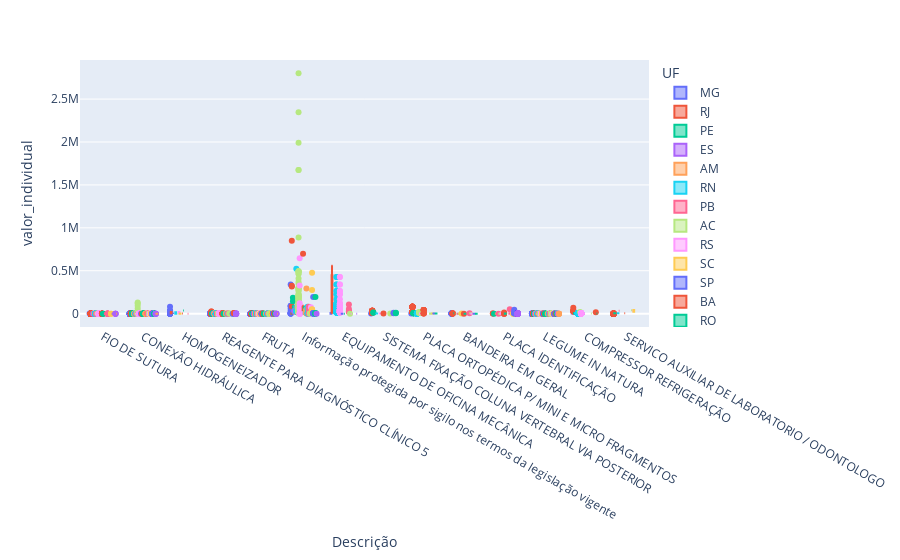

This figure's notebook cell:
### Code cell
import plotly.express as px

fig = px.box(extrato,x='Descrição',y='valor_individual',hover_name='Descrição',color='UF')
fig.show()

### Figure 1 — Plotly figure (JSON) as saved in the notebook; plotly's stock layout.template omitted (floating-point values rounded to 4 significant figures; data arrays with more than 128 entries replaced by an {"elided": "..."} marker saying what was removed)
{"data": [{"alignmentgroup": "True", "hovertemplate": "<b>%{hovertext}</b><br><br>UF=MG<br>Descrição=%{x}<br>valor_individual=%{y}<extra></extra>", "hovertext": {"elided": "2144 str values"}, "legendgroup": "MG", "marker": {"color": "#636efa"}, "name": "MG", "notched": false, "offsetgroup": "MG", "orientation": "v", "showlegend": true, "type": "box", "x": {"elided": "2144 str values"}, "x0": " ", "xaxis": "x", "y": {"elided": "2144 float values"}, "y0": " ", "yaxis": "y"}, {"alignmentgroup": "True", "hovertemplate": "<b>%{hovertext}</b><br><br>UF=RJ<br>Descrição=%{x}<br>valor_individual=%{y}<extra></extra>", "hovertext": {"elided": "4240 str values"}, "legendgroup": "RJ", "marker": {"color": "#EF553B"}, "name": "RJ", "notched": false, "offsetgroup": "RJ", "orientation": "v", "showlegend": true, "type": "box", "x": {"elided": "4240 str values"}, "x0": " ", "xaxis": "x", "y": {"elided": "4240 float values"}, "y0": " ", "yaxis": "y"}, {"alignmentgroup": "True", "hovertemplate": "<b>%{hovertext}</b><br><br>UF=PE<br>Descrição=%{x}<br>valor_individual=%{y}<extra></extra>", "hovertext": {"elided": "868 str values"}, "legendgroup": "PE", "marker": {"color": "#00cc96"}, "name": "PE", "notched": false, "offsetgroup": "PE", "orientation": "v", "showlegend": true, "type": "box", "x": {"elided": "868 str values"}, "x0": " ", "xaxis": "x", "y": {"elided": "868 float values"}, "y0": " ", "yaxis": "y"}, {"alignmentgroup": "True", "hovertemplate": "<b>%{hovertext}</b><br><br>UF=ES<br>Descrição=%{x}<br>valor_individual=%{y}<extra></extra>", "hovertext": {"elided": "180 str values"}, "legendgroup": "ES", "marker": {"color": "#ab63fa"}, "name": "ES", "notched": false, "offsetgroup": "ES", "orientation": "v", "showlegend": true, "type": "box", "x": {"elided": "180 str values"}, "x0": " ", "xaxis": "x", "y": {"elided": "180 float values"}, "y0": " ", "yaxis": "y"}, {"alignmentgroup": "True", "hovertemplate": "<b>%{hovertext}</b><br><br>UF=AM<br>Descrição=%{x}<br>valor_individual=%{y}<extra></extra>", "hovertext": {"elided": "627 str values"}, "legendgroup": "AM", "marker": {"color": "#FFA15A"}, "name": "AM", "notched": false, "offsetgroup": "AM", "orientation": "v", "showlegend": true, "type": "box", "x": {"elided": "627 str values"}, "x0": " ", "xaxis": "x", "y": {"elided": "627 float values"}, "y0": " ", "yaxis": "y"}, {"alignmentgroup": "True", "hovertemplate": "<b>%{hovertext}</b><br><br>UF=RN<br>Descrição=%{x}<br>valor_individual=%{y}<extra></extra>", "hovertext": {"elided": "2367 str values"}, "legendgroup": "RN", "marker": {"color": "#19d3f3"}, "name": "RN", "notched": false, "offsetgroup": "RN", "orientation": "v", "showlegend": true, "type": "box", "x": {"elided": "2367 str values"}, "x0": " ", "xaxis": "x", "y": {"elided": "2367 float values"}, "y0": " ", "yaxis": "y"}, {"alignmentgroup": "True", "hovertemplate": "<b>%{hovertext}</b><br><br>UF=PB<br>Descrição=%{x}<br>valor_individual=%{y}<extra></extra>", "hovertext": {"elided": "447 str values"}, "legendgroup": "PB", "marker": {"color": "#FF6692"}, "name": "PB", "notched": false, "offsetgroup": "PB", "orientation": "v", "showlegend": true, "type": "box", "x": {"elided": "447 str values"}, "x0": " ", "xaxis": "x", "y": {"elided": "447 float values"}, "y0": " ", "yaxis": "y"}, {"alignmentgroup": "True", "hovertemplate": "<b>%{hovertext}</b><br><br>UF=AC<br>Descrição=%{x}<br>valor_individual=%{y}<extra></extra>", "hovertext": {"elided": "1527 str values"}, "legendgroup": "AC", "marker": {"color": "#B6E880"}, "name": "AC", "notched": false, "offsetgroup": "AC", "orientation": "v", "showlegend": true, "type": "box", "x": {"elided": "1527 str values"}, "x0": " ", "xaxis": "x", "y": {"elided": "1527 float values"}, "y0": " ", "yaxis": "y"}, {"alignmentgroup": "True", "hovertemplate": "<b>%{hovertext}</b><br><br>UF=RS<br>Descrição=%{x}<br>valor_individual=%{y}<extra></extra>", "hovertext": {"elided": "2727 str values"}, "legendgroup": "RS", "marker": {"color": "#FF97FF"}, "name": "RS", "notched": false, "offsetgroup": "RS", "orientation": "v", "showlegend": true, "type": "box", "x": {"elided": "2727 str values"}, "x0": " ", "xaxis": "x", "y": {"elided": "2727 float values"}, "y0": " ", "yaxis": "y"}, {"alignmentgroup": "True", "hovertemplate": "<b>%{hovertext}</b><br><br>UF=SC<br>Descrição=%{x}<br>valor_individual=%{y}<extra></extra>", "hovertext": {"elided": "305 str values"}, "legendgroup": "SC", "marker": {"color": "#FECB52"}, "name": "SC", "notched": false, "offsetgroup": "SC", "orientation": "v", "showlegend": true, "type": "box", "x": {"elided": "305 str values"}, "x0": " ", "xaxis": "x", "y": {"elided": "305 float values"}, "y0": " ", "yaxis": "y"}, {"alignmentgroup": "True", "hovertemplate": "<b>%{hovertext}</b><br><br>UF=SP<br>Descrição=%{x}<br>valor_individual=%{y}<extra></extra>", "hovertext": {"elided": "218 str values"}, "legendgroup": "SP", "marker": {"color": "#636efa"}, "name": "SP", "notched": false, "offsetgroup": "SP", "orientation": "v", "showlegend": true, "type": "box", "x": {"elided": "218 str values"}, "x0": " ", "xaxis": "x", "y": {"elided": "218 float values"}, "y0": " ", "yaxis": "y"}, {"alignmentgroup": "True", "hovertemplate": "<b>%{hovertext}</b><br><br>UF=BA<br>Descrição=%{x}<br>valor_individual=%{y}<extra></extra>", "hovertext": {"elided": "637 str values"}, "legendgroup": "BA", "marker": {"color": "#EF553B"}, "name": "BA", "notched": false, "offsetgroup": "BA", "orientation": "v", "showlegend": true, "type": "box", "x": {"elided": "637 str values"}, "x0": " ", "xaxis": "x", "y": {"elided": "637 float values"}, "y0": " ", "yaxis": "y"}, {"alignmentgroup": "True", "hovertemplate": "<b>%{hovertext}</b><br><br>UF=RO<br>Descrição=%{x}<br>valor_individual=%{y}<extra></extra>", "hovertext": {"elided": "510 str values"}, "legendgroup": "RO", "marker": {"color": "#00cc96"}, "name": "RO", "notched": false, "offsetgroup": "RO", "orientation": "v", "showlegend": true, "type": "box", "x": {"elided": "510 str values"}, "x0": " ", "xaxis": "x", "y": {"elided": "510 float values"}, "y0": " ", "yaxis": "y"}, {"alignmentgroup": "True", "hovertemplate": "<b>%{hovertext}</b><br><br>UF=MA<br>Descrição=%{x}<br>valor_individual=%{y}<extra></extra>", "hovertext": ["FIO DE SUTURA", "FIO DE SUTURA", "FIO DE SUTURA", "CONEXÃO HIDRÁULICA", "CONEXÃO HIDRÁULICA", "CONEXÃO HIDRÁULICA", "CONEXÃO HIDRÁULICA", "CONEXÃO HIDRÁULICA", "CONEXÃO HIDRÁULICA", "CONEXÃO HIDRÁULICA", "CONEXÃO HIDRÁULICA", "CONEXÃO HIDRÁULICA", "CONEXÃO HIDRÁULICA", "CONEXÃO HIDRÁULICA", "CONEXÃO HIDRÁULICA", "CONEXÃO HIDRÁULICA"], "legendgroup": "MA", "marker": {"color": "#ab63fa"}, "name": "MA", "notched": false, "offsetgroup": "MA", "orientation": "v", "showlegend": true, "type": "box", "x": ["FIO DE SUTURA", "FIO DE SUTURA", "FIO DE SUTURA", "CONEXÃO HIDRÁULICA", "CONEXÃO HIDRÁULICA", "CONEXÃO HIDRÁULICA", "CONEXÃO HIDRÁULICA", "CONEXÃO HIDRÁULICA", "CONEXÃO HIDRÁULICA", "CONEXÃO HIDRÁULICA", "CONEXÃO HIDRÁULICA", "CONEXÃO HIDRÁULICA", "CONEXÃO HIDRÁULICA", "CONEXÃO HIDRÁULICA", "CONEXÃO HIDRÁULICA", "CONEXÃO HIDRÁULICA"], "x0": " ", "xaxis": "x", "y": [1.48, 1.34, 1.33, 7.5, 4.99, 6.55, 5.99, 3.05, 2.5, 5, 2.68, 0.97, 3.25, 3.95, 4.69, 0.88], "y0": " ", "yaxis": "y"}, {"alignmentgroup": "True", "hovertemplate": "<b>%{hovertext}</b><br><br>UF=MT<br>Descrição=%{x}<br>valor_individual=%{y}<extra></extra>", "hovertext": {"elided": "229 str values"}, "legendgroup": "MT", "marker": {"color": "#FFA15A"}, "name": "MT", "notched": false, "offsetgroup": "MT", "orientation": "v", "showlegend": true, "type": "box", "x": {"elided": "229 str values"}, "x0": " ", "xaxis": "x", "y": {"elided": "229 float values"}, "y0": " ", "yaxis": "y"}, {"alignmentgroup": "True", "hovertemplate": "<b>%{hovertext}</b><br><br>UF=TO<br>Descrição=%{x}<br>valor_individual=%{y}<extra></extra>", "hovertext": {"elided": "177 str values"}, "legendgroup": "TO", "marker": {"color": "#19d3f3"}, "name": "TO", "notched": false, "offsetgroup": "TO", "orientation": "v", "showlegend": true, "type": "box", "x": {"elided": "177 str values"}, "x0": " ", "xaxis": "x", "y": {"elided": "177 float values"}, "y0": " ", "yaxis": "y"}, {"alignmentgroup": "True", "hovertemplate": "<b>%{hovertext}</b><br><br>UF=PR<br>Descrição=%{x}<br>valor_individual=%{y}<extra></extra>", "hovertext": {"elided": "758 str values"}, "legendgroup": "PR", "marker": {"color": "#FF6692"}, "name": "PR", "notched": false, "offsetgroup": "PR", "orientation": "v", "showlegend": true, "type": "box", "x": {"elided": "758 str values"}, "x0": " ", "xaxis": "x", "y": {"elided": "758 float values"}, "y0": " ", "yaxis": "y"}, {"alignmentgroup": "True", "hovertemplate": "<b>%{hovertext}</b><br><br>UF=PI<br>Descrição=%{x}<br>valor_individual=%{y}<extra></extra>", "hovertext": {"elided": "867 str values"}, "legendgroup": "PI", "marker": {"color": "#B6E880"}, "name": "PI", "notched": false, "offsetgroup": "PI", "orientation": "v", "showlegend": true, "type": "box", "x": {"elided": "867 str values"}, "x0": " ", "xaxis": "x", "y": {"elided": "867 float values"}, "y0": " ", "yaxis": "y"}, {"alignmentgroup": "True", "hovertemplate": "<b>%{hovertext}</b><br><br>UF=RR<br>Descrição=%{x}<br>valor_individual=%{y}<extra></extra>", "hovertext": {"elided": "150 str values"}, "legendgroup": "RR", "marker": {"color": "#FF97FF"}, "name": "RR", "notched": false, "offsetgroup": "RR", "orientation": "v", "showlegend": true, "type": "box", "x": {"elided": "150 str values"}, "x0": " ", "xaxis": "x", "y": {"elided": "150 float values"}, "y0": " ", "yaxis": "y"}, {"alignmentgroup": "True", "hovertemplate": "<b>%{hovertext}</b><br><br>UF=CE<br>Descrição=%{x}<br>valor_individual=%{y}<extra></extra>", "hovertext": {"elided": "475 str values"}, "legendgroup": "CE", "marker": {"color": "#FECB52"}, "name": "CE", "notched": false, "offsetgroup": "CE", "orientation": "v", "showlegend": true, "type": "box", "x": {"elided": "475 str values"}, "x0": " ", "xaxis": "x", "y": {"elided": "475 float values"}, "y0": " ", "yaxis": "y"}, {"alignmentgroup": "True", "hovertemplate": "<b>%{hovertext}</b><br><br>UF=MS<br>Descrição=%{x}<br>valor_individual=%{y}<extra></extra>", "hovertext": {"elided": "709 str values"}, "legendgroup": "MS", "marker": {"color": "#636efa"}, "name": "MS", "notched": false, "offsetgroup": "MS", "orientation": "v", "showlegend": true, "type": "box", "x": {"elided": "709 str values"}, "x0": " ", "xaxis": "x", "y": {"elided": "709 float values"}, "y0": " ", "yaxis": "y"}, {"alignmentgroup": "True", "hovertemplate": "<b>%{hovertext}</b><br><br>UF=PA<br>Descrição=%{x}<br>valor_individual=%{y}<extra></extra>", "hovertext": {"elided": "151 str values"}, "legendgroup": "PA", "marker": {"color": "#EF553B"}, "name": "PA", "notched": false, "offsetgroup": "PA", "orientation": "v", "showlegend": true, "type": "box", "x": {"elided": "151 str values"}, "x0": " ", "xaxis": "x", "y": {"elided": "151 float values"}, "y0": " ", "yaxis": "y"}, {"alignmentgroup": "True", "hovertemplate": "<b>%{hovertext}</b><br><br>UF=AL<br>Descrição=%{x}<br>valor_individual=%{y}<extra></extra>", "hovertext": {"elided": "377 str values"}, "legendgroup": "AL", "marker": {"color": "#00cc96"}, "name": "AL", "notched": false, "offsetgroup": "AL", "orientation": "v", "showlegend": true, "type": "box", "x": {"elided": "377 str values"}, "x0": " ", "xaxis": "x", "y": {"elided": "377 float values"}, "y0": " ", "yaxis": "y"}, {"alignmentgroup": "True", "hovertemplate": "<b>%{hovertext}</b><br><br>UF=SE<br>Descrição=%{x}<br>valor_individual=%{y}<extra></extra>", "hovertext": {"elided": "603 str values"}, "legendgroup": "SE", "marker": {"color": "#ab63fa"}, "name": "SE", "notched": false, "offsetgroup": "SE", "orientation": "v", "showlegend": true, "type": "box", "x": {"elided": "603 str values"}, "x0": " ", "xaxis": "x", "y": {"elided": "603 float values"}, "y0": " ", "yaxis": "y"}, {"alignmentgroup": "True", "hovertemplate": "<b>%{hovertext}</b><br><br>UF=GO<br>Descrição=%{x}<br>valor_individual=%{y}<extra></extra>", "hovertext": ["CONEXÃO HIDRÁULICA", "FIO DE SUTURA", "FIO DE SUTURA", "LEGUME IN NATURA", "LEGUME IN NATURA", "LEGUME IN NATURA", "FRUTA", "FRUTA", "FRUTA", "FRUTA", "FRUTA", "FRUTA", "FRUTA", "FRUTA", "FRUTA", "FRUTA", "FRUTA", "FRUTA", "FRUTA", "FRUTA", "FRUTA", "FRUTA", "FRUTA", "FRUTA", "FRUTA", "FRUTA", "FRUTA", "FRUTA", "FRUTA", "LEGUME IN NATURA", "LEGUME IN NATURA", "LEGUME IN NATURA", "LEGUME IN NATURA", "LEGUME IN NATURA", "FRUTA", "FRUTA", "LEGUME IN NATURA", "LEGUME IN NATURA", "LEGUME IN NATURA", "LEGUME IN NATURA", "LEGUME IN NATURA", "LEGUME IN NATURA", "LEGUME IN NATURA", "LEGUME IN NATURA", "LEGUME IN NATURA", "LEGUME IN NATURA", "LEGUME IN NATURA", "LEGUME IN NATURA", "LEGUME IN NATURA", "LEGUME IN NATURA", "LEGUME IN NATURA", "LEGUME IN NATURA", "LEGUME IN NATURA", "LEGUME IN NATURA", "LEGUME IN NATURA", "LEGUME IN NATURA", "LEGUME IN NATURA", "LEGUME IN NATURA", "LEGUME IN NATURA", "LEGUME IN NATURA", "LEGUME IN NATURA", "LEGUME IN NATURA", "LEGUME IN NATURA", "CONEXÃO HIDRÁULICA"], "legendgroup": "GO", "marker": {"color": "#FFA15A"}, "name": "GO", "notched": false, "offsetgroup": "GO", "orientation": "v", "showlegend": true, "type": "box", "x": ["CONEXÃO HIDRÁULICA", "FIO DE SUTURA", "FIO DE SUTURA", "LEGUME IN NATURA", "LEGUME IN NATURA", "LEGUME IN NATURA", "FRUTA", "FRUTA", "FRUTA", "FRUTA", "FRUTA", "FRUTA", "FRUTA", "FRUTA", "FRUTA", "FRUTA", "FRUTA", "FRUTA", "FRUTA", "FRUTA", "FRUTA", "FRUTA", "FRUTA", "FRUTA", "FRUTA", "FRUTA", "FRUTA", "FRUTA", "FRUTA", "LEGUME IN NATURA", "LEGUME IN NATURA", "LEGUME IN NATURA", "LEGUME IN NATURA", "LEGUME IN NATURA", "FRUTA", "FRUTA", "LEGUME IN NATURA", "LEGUME IN NATURA", "LEGUME IN NATURA", "LEGUME IN NATURA", "LEGUME IN NATURA", "LEGUME IN NATURA", "LEGUME IN NATURA", "LEGUME IN NATURA", "LEGUME IN NATURA", "LEGUME IN NATURA", "LEGUME IN NATURA", "LEGUME IN NATURA", "LEGUME IN NATURA", "LEGUME IN NATURA", "LEGUME IN NATURA", "LEGUME IN NATURA", "LEGUME IN NATURA", "LEGUME IN NATURA", "LEGUME IN NATURA", "LEGUME IN NATURA", "LEGUME IN NATURA", "LEGUME IN NATURA", "LEGUME IN NATURA", "LEGUME IN NATURA", "LEGUME IN NATURA", "LEGUME IN NATURA", "LEGUME IN NATURA", "CONEXÃO HIDRÁULICA"], "x0": " ", "xaxis": "x", "y": [15, 1.33, 1.39, 28, 4, 6.08, 4.17, 4.17, 11.14, 3.98, 4.17, 19.4, 4.08, 7.26, 25.72, 3.34, 3.68, 6.06, 7.06, 6.26, 4.47, 13.23, 2.5, 7.26, 6.96, 15.32, 10.94, 17.49, 6.59, 11.94, 6.96, 5.57, 4.97, 5.57, 13.93, 13.93, 4.67, 4.17, 4.17, 4.17, 4.07, 5.97, 2.78, 12.33, 3.83, 2.78, 5.17, 6.76, 4, 5.37, 1.84, 4.17, 4.97, 2.78, 4.17, 3.98, 11.14, 11.12, 6.96, 6.5, 9, 11.34, 11.14, 115], "y0": " ", "yaxis": "y"}], "layout": {"boxmode": "group", "legend": {"title": {"text": "UF"}, "tracegroupgap": 0}, "margin": {"t": 60}, "xaxis": {"anchor": "y", "domain": [0, 1], "title": {"text": "Descrição"}}, "yaxis": {"anchor": "x", "domain": [0, 1], "title": {"text": "valor_individual"}}}}
